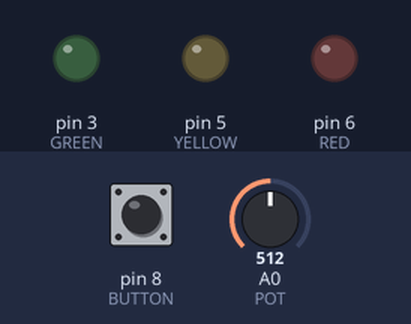
A sketch run on a simulated Arduino Uno, built with avr-gcc and run on an emulated ATmega328P. Parts: output pins drawn as LEDs (lit = HIGH). The test bench sets the inputs (shaded band); at power-on: pin 8 (BUTTON) LOW, A0 (POT) = 512.

Above: at 1.2 s.
1.3 s: pin 8 (BUTTON) pulled HIGH for 0.15 s
At 2.25 s:
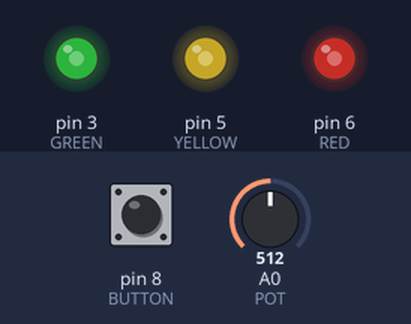
4.4 s: A0 (POT) set to 716
At 5.4 s:
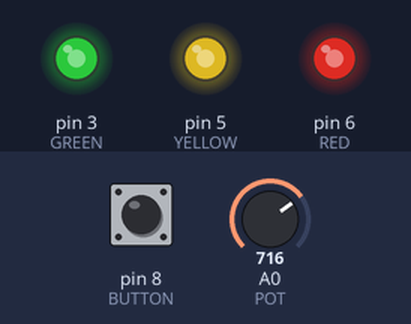
7.4 s: A0 (POT) set to 900
10.4 s: A0 (POT) set to 245
At 11.25 s:
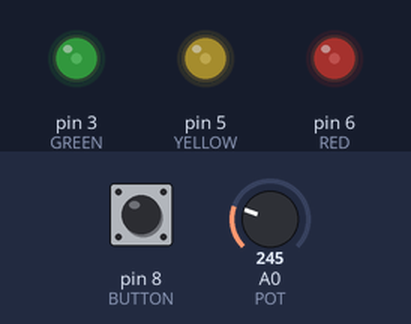
13.4 s: A0 (POT) set to 511
Timing chart, 0 to 17.4 s (numbered marks = the images above; inputs shaded):
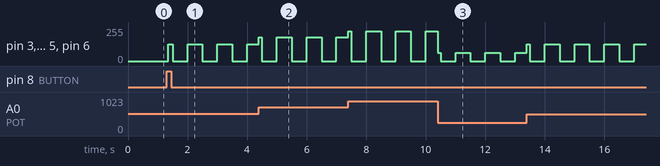

Measured:
- after the input at 1.3 s, pin 3 (GREEN), pin 5 (YELLOW), pin 6 (RED): 0/255 → 127/255 after 0.06 s, then repeats every 1.0 s: 0/255 0.50 s, 127/255 0.50 s

The sketch:

lab1_no_wait.ino
```cpp
/*
Lab 1: Bike Light
Dennis Chen & Jennifer Wei
 */

//Pin outs
const int GREEN = 3;
const int YELLOW = 5;
const int RED = 6;

//Pin ins
const int BUTTON = 8;
const int POT = 0;

//Modes
const int OFF = 0;
const int FLASHING = 1;
const int BOUNCING = 2;
const int ON = 3;

//Flash and bounce intervals in ms
const int FLASH_INT = 1000;
const int BOUNCE_INT = 1000;
const int BUTTON_DEBOUNCE_INT = 300;

const int MAXBRIGHTNESS = 255;
const int MAXANALOGREADVAL = 1023;

int state; // state stays off until button press
int loopCount;
int buttonPressedCount; // button state tracking to account for debouncing
int brightness; // where 255 is max LED brightness
boolean flashingOn; // used to track status of LEDs in flashing mode

// the setup function runs once when you press reset or power the board
void setup() {
  state = 0;
  loopCount = 0;
  buttonPressedCount = 0;
  brightness = 0;
  flashingOn = false;
  pinMode(BUTTON, INPUT);
  pinMode(GREEN, OUTPUT);
  pinMode(RED, OUTPUT);
  pinMode(YELLOW, OUTPUT);
  Serial.begin(9600);
}

// the loop function runs over and over again forever
void loop() {
  detectButtonPress();
  brightness = analogRead(POT) * 1.0 / MAXANALOGREADVAL * MAXBRIGHTNESS;
  if (state == FLASHING) {
    flash(loopCount);
  } else if (state == ON) {
    on();
  } else if (state == BOUNCING) {
    bounce(loopCount);
  } else if (state == OFF) {
    off();
  }
}

void detectButtonPress(){
  int buttonPressed = digitalRead(BUTTON);
  if (buttonPressed){
    buttonPressedCount ++;
  }
  else{
    buttonPressedCount = 0;
  }
  if (buttonPressedCount >= BUTTON_DEBOUNCE_INT){
    switchState();
    buttonPressedCount = 0;
  }
}

void switchState() { // goes off, flashing, on, bouncing, off
  if (state == FLASHING) {
    state = ON;
  } else if (state == ON) {
    state = BOUNCING;
  } else if (state == BOUNCING) {
    state = OFF;
  } else if (state == OFF) {
    state = FLASHING;
  }
}

void setAll(int val) {
  analogWrite(GREEN, val);
  analogWrite(YELLOW, val);
  analogWrite(RED, val);
}

void off() {
  setAll(LOW);
}

void on() {
  setAll(brightness);
}

void bounce(int count) {
  int timeModInterval = millis() % BOUNCE_INT*3;
  if (timeModInterval < BOUNCE_INT){
    setAll(LOW);
    analogWrite(GREEN, brightness);
  }
  else if (timeModInterval >= BOUNCE_INT && timeModInterval < BOUNCE_INT*2){
    setAll(LOW);
    analogWrite(YELLOW, brightness);
  }
  else if (timeModInterval >= BOUNCE_INT*2){
    setAll(LOW);
    analogWrite(RED, brightness);
  }
}

void flash(int count) {
  int timeModInterval = millis() % BOUNCE_INT*2;
  if (timeModInterval < BOUNCE_INT){
    setAll(brightness);
  } else {
    setAll(LOW);
  }
}
```
